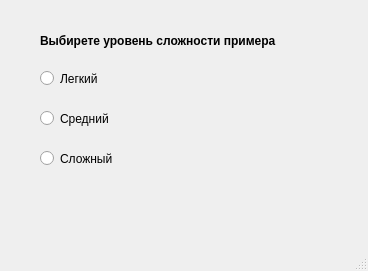
<?xml version="1.0" encoding="UTF-8"?>
<ui version="4.0">
 <class>MainWindow</class>
 <widget class="QMainWindow" name="MainWindow">
  <property name="geometry">
   <rect>
    <x>0</x>
    <y>0</y>
    <width>368</width>
    <height>271</height>
   </rect>
  </property>
  <property name="windowTitle">
   <string>Выбор уровня сложности</string>
  </property>
  <widget class="QWidget" name="centralwidget">
   <widget class="QLabel" name="label">
    <property name="geometry">
     <rect>
      <x>40</x>
      <y>30</y>
      <width>241</width>
      <height>21</height>
     </rect>
    </property>
    <property name="font">
     <font>
      <weight>75</weight>
      <bold>true</bold>
     </font>
    </property>
    <property name="text">
     <string>Выбирете уровень сложности примера</string>
    </property>
   </widget>
   <widget class="QRadioButton" name="easy_btn">
    <property name="geometry">
     <rect>
      <x>40</x>
      <y>70</y>
      <width>82</width>
      <height>17</height>
     </rect>
    </property>
    <property name="text">
     <string>Легкий</string>
    </property>
   </widget>
   <widget class="QRadioButton" name="medium_btn">
    <property name="geometry">
     <rect>
      <x>40</x>
      <y>110</y>
      <width>82</width>
      <height>17</height>
     </rect>
    </property>
    <property name="text">
     <string>Средний</string>
    </property>
   </widget>
   <widget class="QRadioButton" name="hard_btn">
    <property name="geometry">
     <rect>
      <x>40</x>
      <y>150</y>
      <width>82</width>
      <height>17</height>
     </rect>
    </property>
    <property name="text">
     <string>Сложный</string>
    </property>
   </widget>
  </widget>
  <widget class="QMenuBar" name="menubar">
   <property name="geometry">
    <rect>
     <x>0</x>
     <y>0</y>
     <width>368</width>
     <height>21</height>
    </rect>
   </property>
  </widget>
  <widget class="QStatusBar" name="statusbar"/>
 </widget>
 <resources/>
 <connections/>
</ui>
